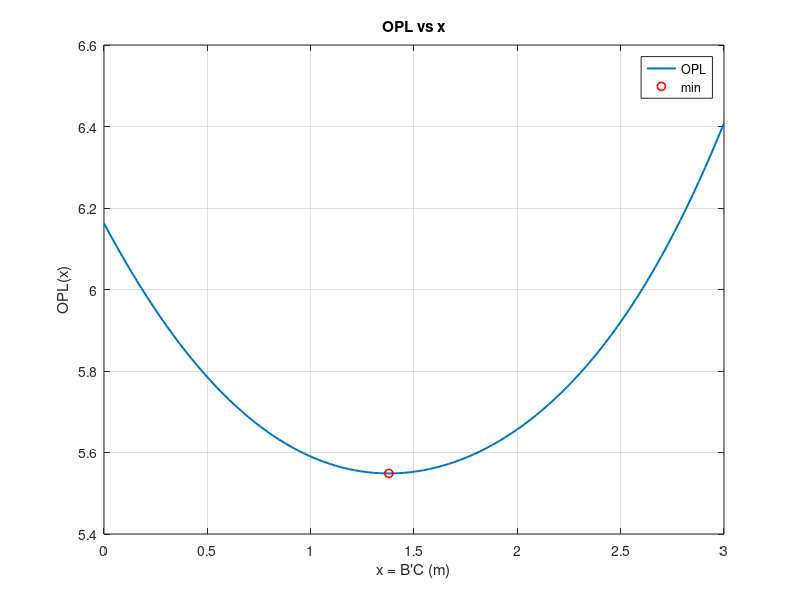

Recreate this plot in MATLAB.
% HW1 Q1(b) - OPL scan + Snell Verification
clear; clc; close all;

% numbers from problem 1
a = 1; b = 2; c = 3; n1 = 1; n2 = 1.5;

% OPL from problem 1
AC = @(x) sqrt(a^2 + (c - x).^2);
BC = @(x) sqrt(b^2 + x.^2);
OPL = @(x) n1*AC(x) + n2*BC(x);

% Scan & minium
x = linspace(0, c, 100);
opl = OPL(x);
[xs, opls] = fminbnd(OPL, 0, c);

% Degrees
ACs = AC(xs); BCs = BC(xs);
sa = (c - xs)/ACs;              % sin(theta_a)
sb = (xs)/BCs;                  % sin(theta_b)
ta = asin(sa); tb = asin(sb);   % Radian

% Snell check
lhs = n1*sa; rhs = n2*sb;
fprintf('x* = %.6f m\nOPL(x*) = %.10f\n', xs, opls);
fprintf('theta_a = %.4f deg, theta_b = %.4f deg\n', rad2deg(ta), rad2deg(tb));
fprintf('n1*sin(theta_a) = %.8f, n2*sin(theta_b) = %.8f, diff = %.2e\n', lhs, rhs, abs(lhs-rhs));

% plot
plot(x, opl, 'LineWidth', 1.4); hold on;
plot(xs, opls, 'ro', 'MarkerSize', 6, 'LineWidth', 1.2);
xlabel('x = B''C (m)'); ylabel('OPL(x)');
title('OPL vs x'); grid on; legend('OPL', 'min');
